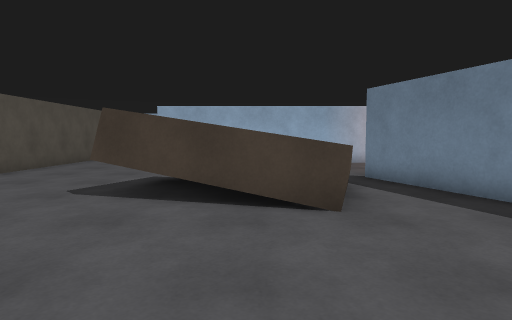
View 1 (above)

21 first-person views from a walk through a world built for the Gazebo simulator. The camera is 1.2 m above the floor, tilts 4° down and sees 75° across. The floor is counted in squares, 1 m on a side. Each view is taken from the middle of a square. On the plan, view 1 faces up. The plan holds only what a view shows up to about 13 squares ahead; the rest is blank. The place goes on beyond the plan.

View 2
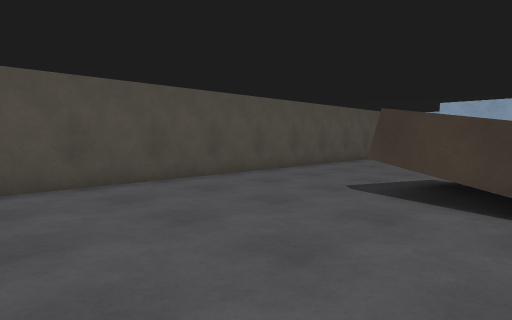

View 3
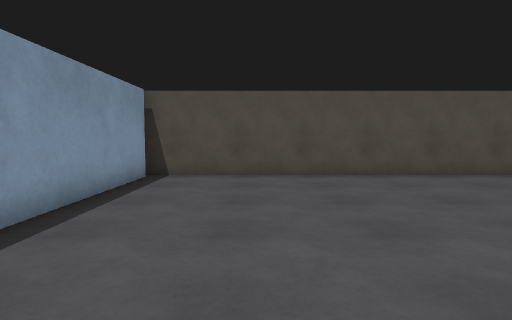

View 4
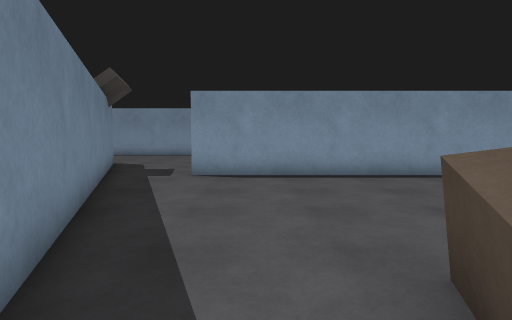

View 5
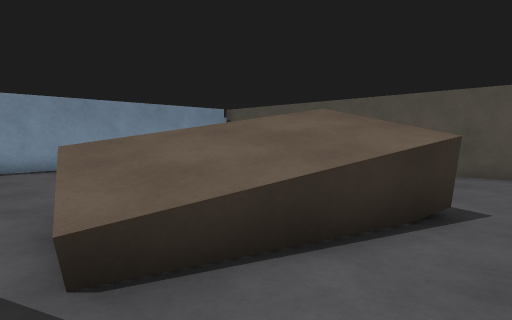

View 6
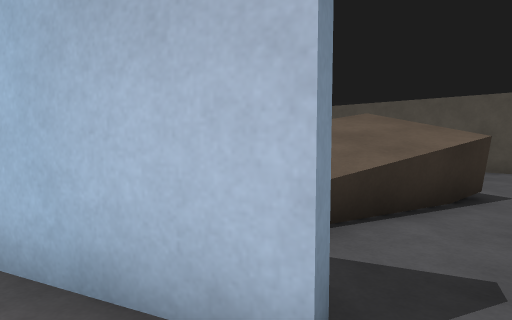

View 7
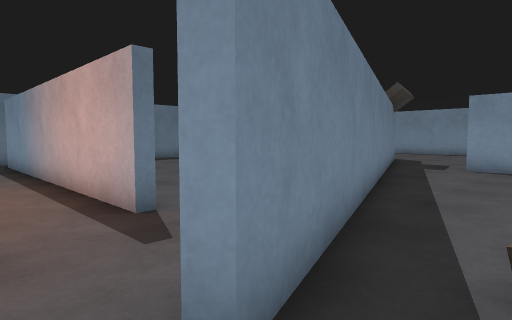

View 8
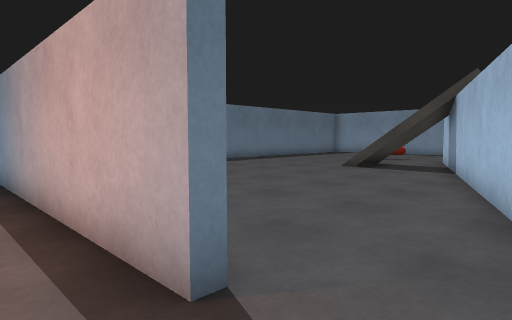

View 9
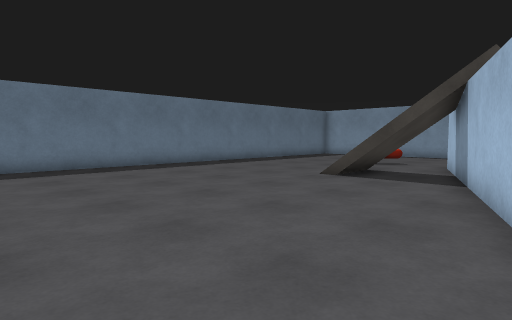

View 10
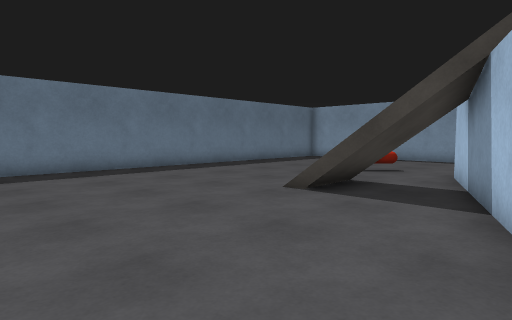

View 11
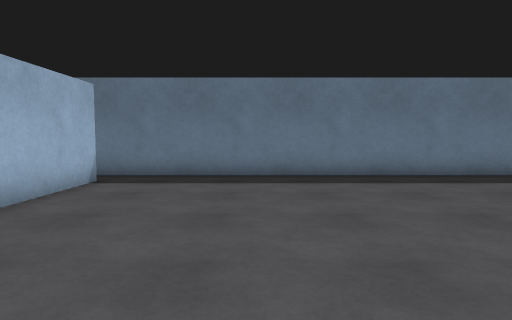

View 12
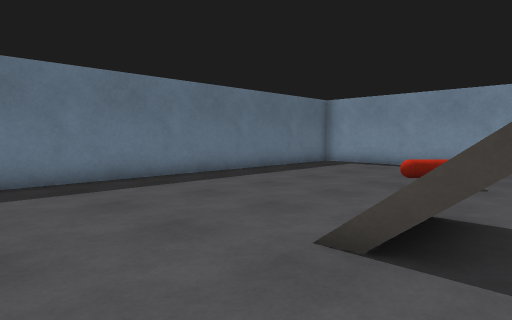

View 13
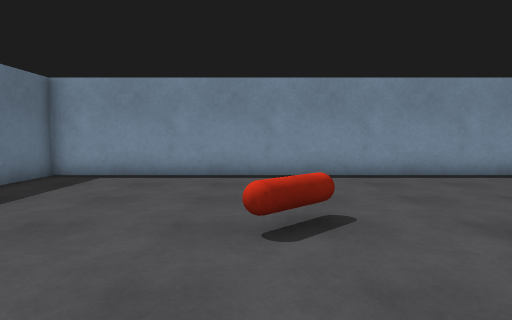

View 14
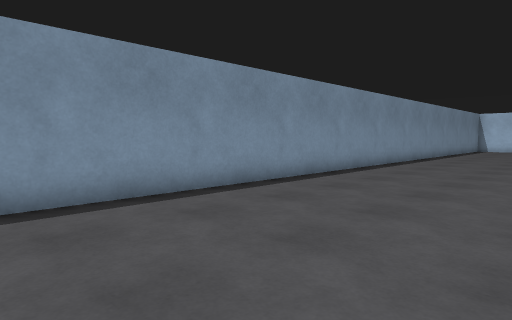

View 15
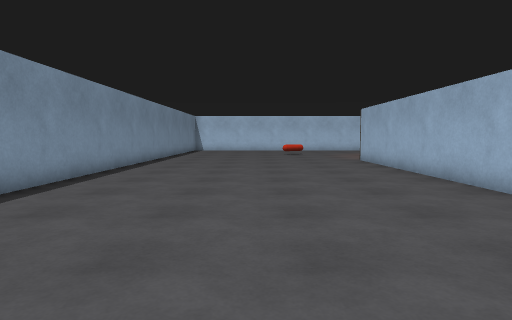

View 16
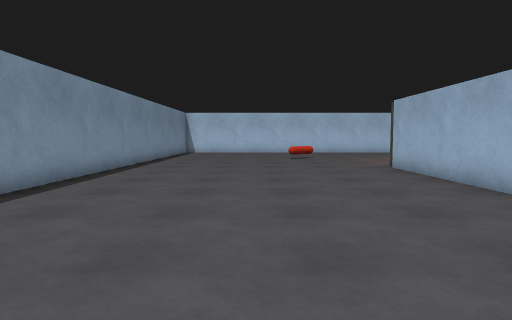

View 17
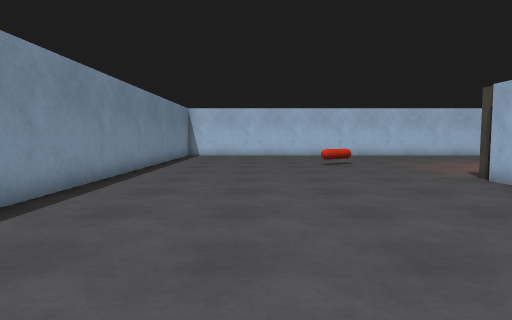

View 18
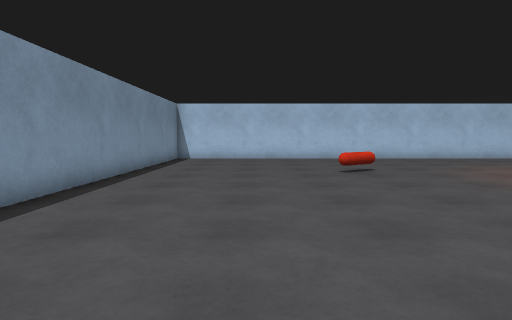

View 19
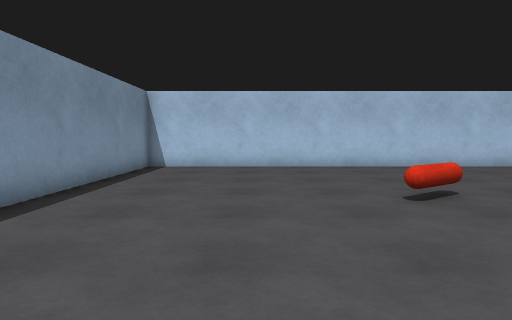

View 20
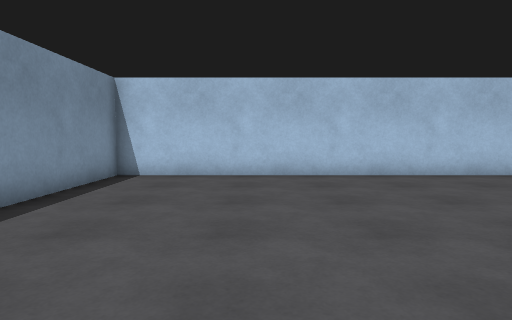

View 21
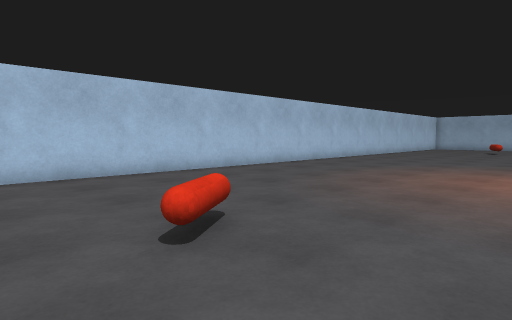

### Floor plan
Points are (right, up) in squares from view 1. A wall is a line through its corners. A room is listed if a view was taken in it or the views show most of it. See-through windows are left out.
Room 1 (views 1, 2, 3, 4, 5, 7)
walls: (-8.3, 11.5) (-8.3, -2.5); (-8, -2.3) (5, -2.3); (7.3, -1.3) (3.2, 9.9) (3.6, 10)
ways out: opening at (5.5, -1.5) to room 3
objects: brown box (-3, 6) to (2, 9)
Room 2 (views 6, 8)
walls: (7, 8.2) (7, 8.7) (17.9, 8.7); (3.6, 10) (4.2, 8.4)
ways out: opening at (5.5, 9) to room 3; opening at (18.5, 9) to room 3
Room 3 (views 9, 10, 11, 12, 13, 14, 15, 16, 17, 18, 19, 20, 21)
walls: (2.1, -2.7) (-8, -2.7); (-8.3, -2.5) (-8.8, -2.5); (7.9, -2.9) (7.3, -1.3); (5.7, 4.1) (8.3, -2.8); (9.1, -5.1) (9.8, -6.9); (4.2, 8.4) (4.6, 7.3); (-20.3, 0.2) (-20.3, -13.3) (19.3, -13.3) (19.3, -11.1); (19.3, -8.1) (19.3, 9); (18, 8.3) (14.5, 8.3)
ways out: opening at (5.5, -1.5) to room 1; opening at (5.5, 9) to room 2; opening at (18.5, 9) to room 2
objects: other object (-14, -6) to (-13, -5); grey box (11, -5); other object (12, -8) to (13, -7)

Where each view was taken, in squares from view 1:
view 1: 0 up, 0 right, facing up
view 2: 0 up, 0 right, facing up-left
view 3: 1 up, 2 right, facing left
view 4: 8 up, 3 right, facing down
view 5: 11 up, 3 right, facing down-left
view 6: 11 up, 5 right, facing down-left
view 7: 11 up, 2 right, facing down-right
view 8: 10 up, 5 right, facing down-right
view 9: 7 up, 6 right, facing down-right
view 10: 4 up, 7 right, facing down-right
view 11: 4 up, 9 right, facing right
view 12: 1 up, 10 right, facing down-right
view 13: 3 down, 13 right, facing down
view 14: 7 down, 11 right, facing down-left
view 15: 8 down, 9 right, facing left
view 16: 8 down, 5 right, facing left
view 17: 9 down, 1 right, facing left
view 18: 9 down, 2 left, facing left
view 19: 9 down, 7 left, facing left
view 20: 9 down, 10 left, facing left
view 21: 8 down, 10 left, facing up-left
